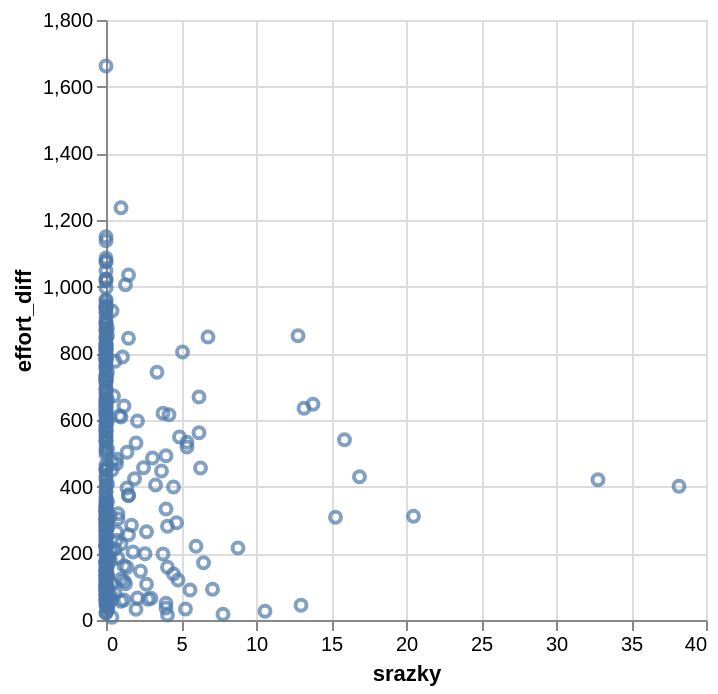

Here is the notebook cell this chart was saved with:
### Code cell
alt.Chart(
    dfp
).mark_point(
).encode(
    alt.X('srazky:Q'),
    alt.Y('effort_diff:Q')
)

### Figure 1 — Vega-Lite specification as saved in the notebook (floating-point values rounded to 4 significant figures; data arrays with more than 128 entries replaced by an {"elided": "..."} marker saying what was removed)
{"config": {"view": {"continuousWidth": 300, "continuousHeight": 300}}, "data": {"name": "data-0d7669125b4c54dcf90fb57666b9612c"}, "mark": {"type": "point"}, "encoding": {"x": {"field": "srazky", "type": "quantitative"}, "y": {"field": "effort_diff", "type": "quantitative"}}, "$schema": "https://vega.github.io/schema/vega-lite/v6.1.0.json", "datasets": {"data-0d7669125b4c54dcf90fb57666b9612c": {"elided": "353 records"}}}
